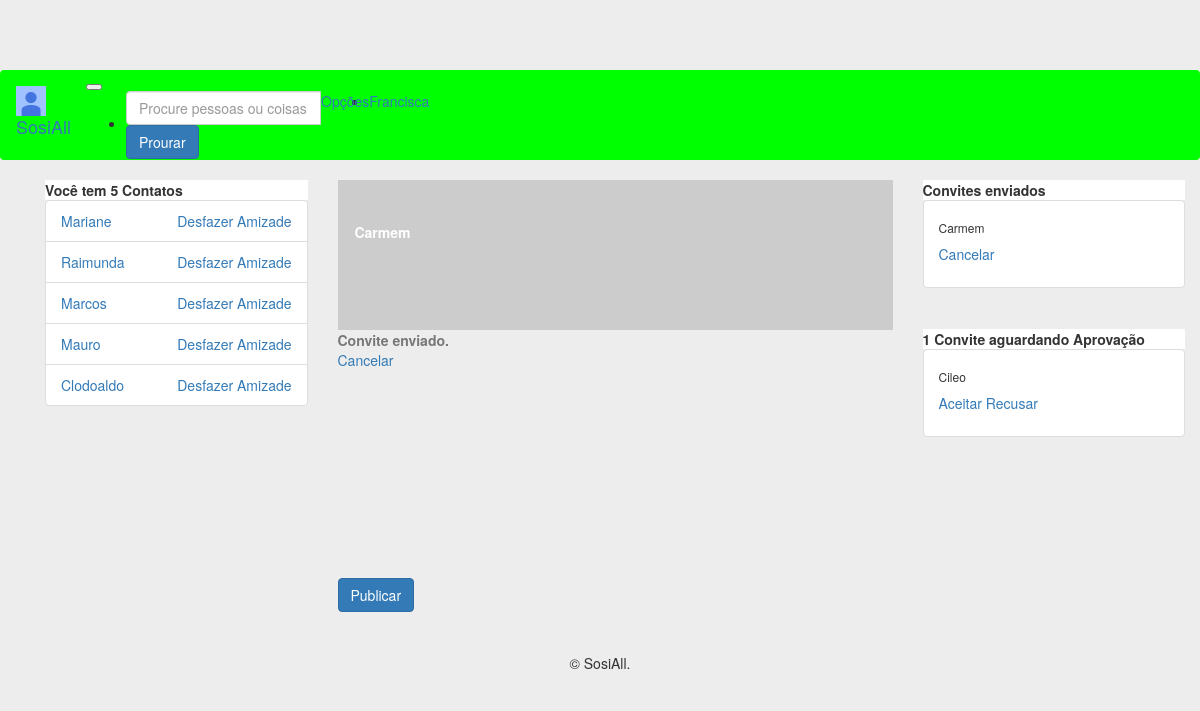
The page /perfil/3 (signed in) on the database as committed earlier.
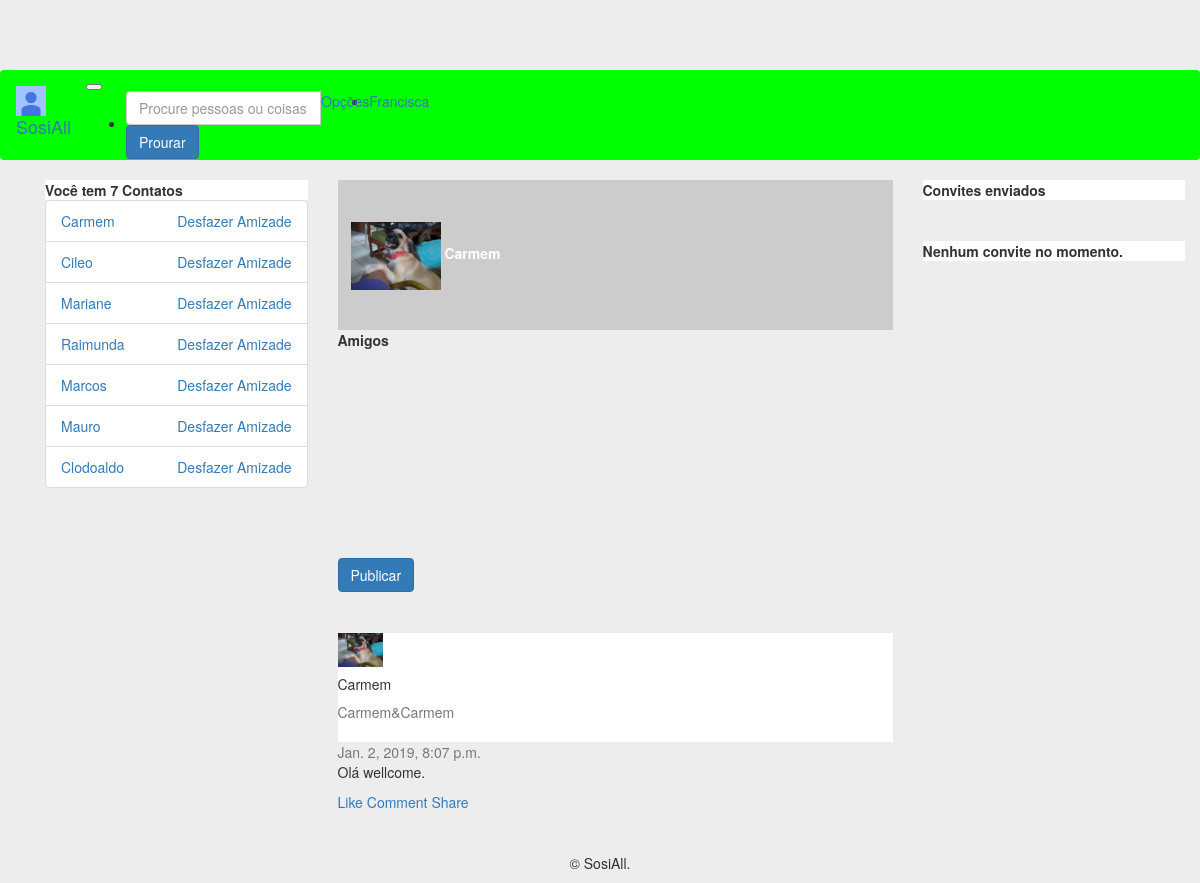
The same page on the database as committed later.
### perfis/models.py (models this page shows, shortened)
class Perfil(models.Model):
    nome = models.CharField(max_length=255, null=False)
    telefone = models.CharField(max_length=15, null=False)
    nome_empresa = models.CharField(max_length=255, null=False)
    contatos = models.ManyToManyField('Perfil')
    usuario = models.OneToOneField(User, related_name='perfil', on_delete=models.CASCADE)
    criado_em = models.DateTimeField(auto_now_add=True)
    atualizado_em = models.DateTimeField(auto_now=True)
    convidavel = models.BooleanField(blank=True, null=True)
    ativa = models.BooleanField(default=True)
    justificativa = models.TextField(null=True)
    bloqueado = models.BooleanField(default=False)
    error_mensage = models.CharField(max_length=512, null=True)
    foto = models.ImageField(blank=True, null=True, upload_to='media/')
    capa = models.ImageField(blank=True, null=True, upload_to='media/')
    def pode_convidar(self, perfil):
        nao_pode = self.convite_a_si_mesmo(perfil) or self.ja_eh_contato(perfil) or self.ja_possui_convite(perfil)
        return not nao_pode
    def convite_a_si_mesmo(self, perfil):
        return self == perfil
    def ja_eh_contato(self, perfil):
        return self.contatos.filter(id=perfil.id).exists()
    def ja_possui_convite(self, perfil):
        return (Convite.objects.filter(solicitante=self, convidado=perfil).exists() or
                Convite.objects.filter(solicitante=perfil, convidado=self).exists())
    def __str__(self):
        return self.nome

class Convite(models.Model):
    solicitante = models.ForeignKey(Perfil, on_delete=models.CASCADE, related_name='convites_feitos')
    convidado = models.ForeignKey(Perfil, on_delete=models.CASCADE, related_name='convites_recebidos')

### posts/models.py (models this page shows)
class Post(models.Model):
    user = models.ForeignKey(Perfil, related_name='postagens', on_delete=models.DO_NOTHING)
    postagem = models.CharField(max_length=255)
    created_at = models.DateTimeField(auto_now_add=True)
    init = models.BooleanField(default=False)
    def __str__(self):
        return self.postagem
    class Meta:
        ordering = ('-created_at',)

### perfis/views.py (the view)
# urls.py: path('perfil/<int:perfil_id>', views.exibir_perfil, name='exibir'),
@login_required
def exibir_perfil(request, perfil_id):
    perfil = Perfil.objects.get(id=perfil_id)
    form = PostModelForm()
    if perfil.bloqueado:
        perfil.error_mensage = 'Conta bloqueada pelos administradores!'
        return render(request, 'perfis/perfil.html',{'perfil_logado': get_perfil_logado(request), 'perfil':perfil})
    if perfil.ativa:
        perfil_logado = get_perfil_logado(request)
        perfil_logado.convidavel = perfil_logado.pode_convidar(perfil)
        if perfil_logado.usuario.is_superuser:
            return render(request, 'perfis/perfil.html',{'perfis': Perfil.objects.all(),
                'perfil': perfil,'perfil_logado': perfil_logado, 'form':form})
        return render(request, 'perfis/perfil.html',{'perfil': perfil,
            'perfil_logado': perfil_logado, 'form':form})
    else:
        perfil.error_mensage = 'Conta temporariamente desativada!'
        return render(request, 'perfis/perfil.html',{'perfil_logado': get_perfil_logado(request),'perfil':perfil})

### posts/forms.py
class PostModelForm(forms.ModelForm):
    class Meta:
        model = Post
        fields = ['postagem']
        widgets = {
            'postagem': forms.Textarea(attrs={'class': 'form-control', 'maxlength': 255, 'rows': '4', 'cols': '20'}),
        }

### perfis/views.py (called while the page is built)
def get_perfil_logado(request):
    return request.user.perfil

### perfis/templates/perfis/perfil.html (shortened to what the changed rows need)
{% extends 'perfis/base_b.html' %}
{% block body %}
{% load static %}
{% if perfil.bloqueado %}
        <div class="alert alert-danger" role="alert">
            <h3>Atenção!</h3>
            <p>{{perfil.error_mensage}}</p>
        </div>
    {% if perfil_logado.usuario.is_superuser %}
        <a href="{% url 'desbloquear' perfil.id %}">Desbloquear</a>
    {% endif %}
{% elif perfil.ativa %}
    <div class="card gedf-card">
        <div class="card-header">
            <div style="position: relative; top: 0em; left: 0em">
                <img  width="100%" height="150em" src="https://picsum.photos/50/50" alt="">
            </div>
            <div style="position:absolute; top:3em; left:2em">
                <img  image-profile class="rounded-circle" src="{{perfil.foto}}" width="90">
                <strong id="white-name">{{perfil.nome}}</strong>
            </div>
        </div>
    {% if perfil_logado.convidavel %}
        <div class="card-body">
            <div class="text-muted h7 mb-2">
            </div>
            <a href="{% url 'convidar' perfil.id %}">Convidar</a>
           </div>
    {% elif perfil_logado != perfil %}
        {% if perfil_logado.convites_recebidos.count >= 1 or perfil_logado.convites_feitos.count >= 1 %}
            {% for convite in perfil_logado.convites_feitos.all %}
                {% if perfil == convite.convidado %}
                 <div class="card-body">
                    <div class="text-muted h7 mb-2">
                        <strong>Convite enviado.</strong>
                    </div>
                     <a href="{% url 'recusar' convite.id %}">Cancelar</a>
                </div>
                {% endif %}
            {% endfor %}
        {% endif %}
    {% endif %}
        <div class="card-footer">
    {% if perfil in perfil_logado.contatos.all %}
        <strong>Amigos</strong>
    {% endif %}
        </div>
    </div>
    <div class="card gedf-card">
        <form action="{% url 'add' perfil_logado.id %}" method="POST" enctype="multipart/form-data">
            <div class="card-body">
                <div class="tab-content" id="myTabContent">
                </div>
                <div class="btn-toolbar justify-content-between">
                    <div class="btn-group">
                        <button type="submit" class="btn btn-primary">Publicar</button>
                    </div>
                    <div class="btn-group">
                        <button id="btnGroupDrop1" type="button" class="btn btn-link dropdown-toggle" data-toggle="dropdown" aria-haspopup="true"
                            aria-expanded="false">
                        </button>
                    </div>
                </div>
            </div>
        </form>
    </div>
    <hr>
        {% for post in perfil.postagens.all %}
    <div class="card gedf-card">
        <div class="card-header">
            <div class="d-flex justify-content-between align-items-center">
                <div class="d-flex justify-content-between align-items-center">
                    <div class="mr-2">
                        <img class="rounded-circle" width="45" src="{{post.user.foto}}" alt="">
                    </div>
                    <div class="ml-2">
                        <div class="h5 m-0">{{perfil.nome}}</div>
                        <div class="h7 text-muted">{{perfil.nome_empresa}}</div>
                    </div>
                </div>
                <div>
                    <div class="dropdown">
                        <button class="btn btn-link dropdown-toggle" type="button" id="gedf-drop1" data-toggle="dropdown" aria-haspopup="true" aria-expanded="false">
                        </button>
                    </div>
                </div>
            </div>
        </div>
        <div class="card-body">
            <div class="text-muted h7 mb-2"> {{post.created_at}}</div>
            <p class="card-text">
                {{post}}
            </p>
        </div>
        <div class="card-footer">
            <a href="#" class="card-link"> Like</a>
            <a href="#" class="card-link"> Comment</a>
            <a href="#" class="card-link"> Share</a>
        </div>
    </div>
    <hr>
    {% endfor %}
{% else %}
         <div class="alert alert-danger" role="alert">
                <h3>Atenção!</h3>
                <p>{{perfil.error_mensage}}</p>
        </div>
{% endif %}
{% endblock %}

### perfis/templates/perfis/base_b.html (shortened to what the changed rows need)
<!DOCTYPE html>
{% load static %}
<html>
<head>
	<link rel="stylesheet" href="{% static 'bootstrap/css/bootstrap.min.css' %}">
    <link rel="stylesheet" href="{% static 'fontawesome/css/fontawesome-all.min.css' %}">
    <link rel="stylesheet" href="{% static 'styles/basic.css' %}">
</head>
<body>
	<div class="container">
    	<div class="container">
    		<div class="row">
    			<div class="col-md-3" id="nav">
    				<div class="card">
			            {% with total=perfil_logado.contatos.count %}
			                {% if total %}
			                    <div class="card-header">
			                        <strong>Você tem  {{ total }}
			                            Contato{{ total|pluralize }}
			                        </strong>
			                    </div>
			                    <ul class="list-group">
			                        {% for perfil in perfil_logado.contatos.all %}
			                            <li class="list-group-item">
			                                <a href="{% url 'exibir' perfil.id %}">
			                                    {{ perfil }}
			                                </a>
			                                <a class="pull-right" href="{% url 'desfazer' perfil.id %}" onclick="return confirm('Deseja mesmo  desfazer amizade com {{perfil.nome}}?')">
			                                    Desfazer Amizade
			                                </a>
			                            </li>
			                        {% endfor %}
			                    </ul>
			                {% else %}
			                    <div class="pcard-header">
			                        <strong>Você não tem contatos</strong>
			                    </div>
			                {% endif %}
			            {% endwith %}
			        </div>
    			</div>
    			<div class="col-md-6">
    				{% block body %}
        			{% endblock %}
    			</div>
    			<div class="col-md-3" id="aside">
    				<div class="card">
					 	<ul class="list-group list-group-flush">
					 		{% for convite in perfil_logado.convites_feitos.all %}
					    	<li class="list-group-item">
					    		<div class="card-body" id="card-body">
					    			<h6 class="card-title">{{convite.convidado.nome }}</h6>
					    			<a href="{% url 'recusar' convite.id %}" class="card-link">Cancelar</a>
					    		</div>
					    	</li>
					 		{% endfor %}
					 	</ul>
					</div>
					<div class="card">
						 {% with total=perfil_logado.convites_recebidos.count %}
						 {% if total %}
						<div class="card-header">
							<strong>
								{{ total }} Convite{{ total|pluralize }} aguardando Aprovação
			                </strong>
						</div>
						<ul class="list-group list-group-flush">
						{% for convite in perfil_logado.convites_recebidos.all %}
							<li class="list-group-item">
								<div class="card-body" id="card-body">
									<h6 class="card-text">{{ convite.solicitante.nome }}</h6>
									<a href="{% url 'aceitar' convite.id %}" class="card-link">Aceitar</a>
									<a href="{% url 'recusar' convite.id %}" class="card-link">Recusar</a>
								</div>
							</li>
						{% endfor %}
						</ul>
						{% else %}
						<div class="card-header">
							<strong>Nenhum convite no momento.</strong>
						</div>
						{% endif %}
						{% endwith %}
					</div>
    			</div>
    		</div>
    	</div>
	</div>
</body>
</html>

Rows that differ between the two databases and show on the page:
removed Convite: shows "Convite enviado.", convidado.nome "Carmem"
removed Convite: solicitante.nome "Cileo"
now on one of the page's lists (row edited): Perfil: nome "Carmem"
now on this page (row unchanged): Perfil: nome "Cileo"
added Post: {{ perfil.nome }} "Carmem", {{ perfil.nome_empresa }} "Carmem&Carmem", created_at "Jan. 2, 2019, 8:07 p.m.", postagem "Olá wellcome."
Other text that changed with them:
{{ total }}: "5" → "7"
{{ total }}: "1" → (not shown)
text no longer shown: "Convite aguardando Aprovação"
text now shown: "Amigos Nenhum convite no momento."
